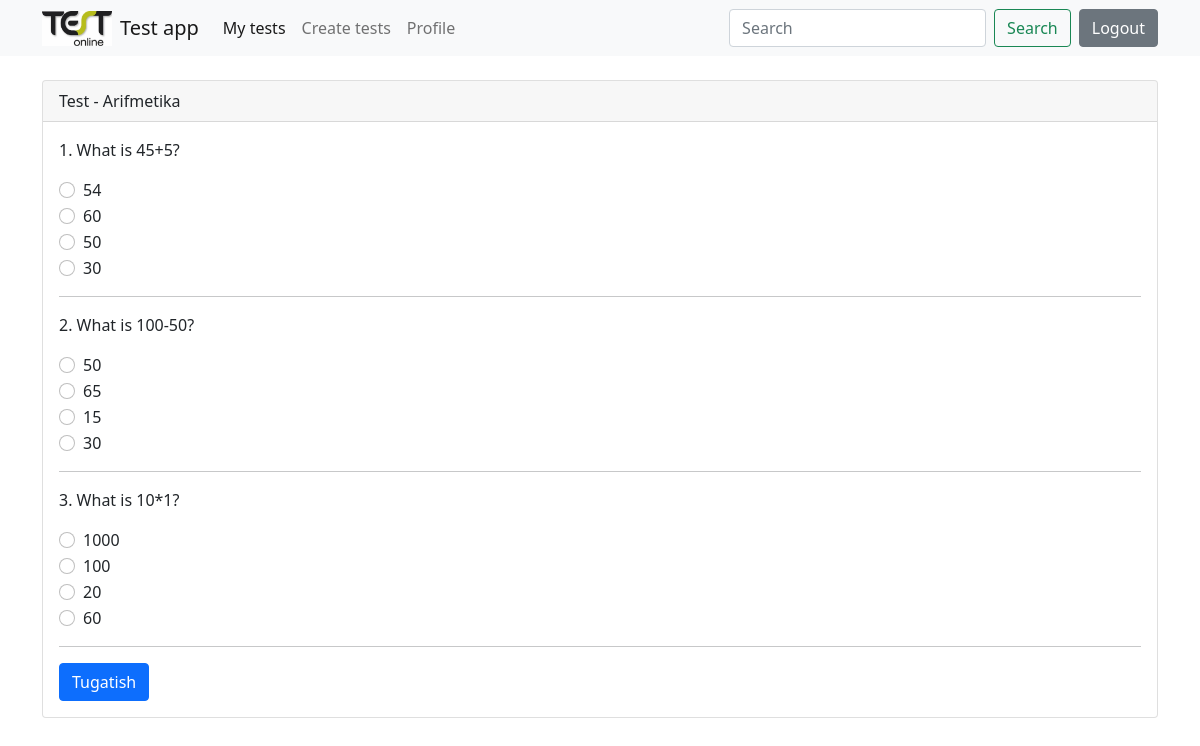
The page /test/1/ (signed in) on the database its author committed.
### main/models.py (models this page shows, shortened)
class Test(models.Model):
    author = models.ForeignKey(User, on_delete=models.CASCADE, verbose_name="avtor")
    category = models.ForeignKey(Category, on_delete=models.CASCADE, verbose_name="kategoriya")
    title = models.CharField(max_length=250, verbose_name="sarlavha")
    maximum_attemps = models.PositiveIntegerField(verbose_name="maxsimum harakatlar soni")
    pass_percentage = models.PositiveIntegerField(default=60)
    start_date = models.DateTimeField(default=timezone.now, verbose_name="boshlanish sanasi")
    end_data = models.DateTimeField(default=(timezone.now()+timezone.timedelta(days=2)), verbose_name="tugash sanasi")
    class Meta:
        verbose_name = "Test"
        verbose_name_plural = "Testlar"

class Question(models.Model):
    test = models.ForeignKey(Test, on_delete=models.CASCADE, related_name='questions')
    question = models.CharField(max_length=400, verbose_name="savol")
    answer_a = models.CharField(max_length=250, verbose_name="a javob")
    answer_b = models.CharField(max_length=250, verbose_name="b javob")
    answer_c = models.CharField(max_length=250, verbose_name="c javob")
    answer_d = models.CharField(max_length=250, verbose_name="d javob")
    true_answer = models.CharField(max_length=250, verbose_name="to`g`ri javob")
    class Meta:
        verbose_name = "Savol"
        verbose_name_plural = "Savollar"

### main/views.py (the view, shortened to what this page needs)
# urls.py: path("test/<int:test_id>/", test, name="test"),
@login_required(login_url="login")
def test(request, test_id):
    test = Test.objects.get(id=test_id)
    attemps = CheckTest.objects.filter(test=test, student=request.user).count()
    questions = Question.objects.filter(test=test)
    if str(test.start_date) > str(datetime.now()):
        return HttpResponse("Test vaqti hali boshlanmadi ")
    elif str(test.end_data) < str(datetime.now()):
        return HttpResponse("Test vaqti o`tib ketgan ")
    elif attemps >= test.maximum_attemps:
        return HttpResponse("urunishlar tugadi")
    else:
        return render(request, "test.html", {"test":test})

### templates/test.html (shortened to what this page needs)
{% extends 'base.html' %}
{% block content %}
    <div class="card mt-4">
        <div class="card-header">
    Test - {{test.title}}
        </div>
        <div class="card-body">
            <form method="post"> {% csrf_token %}
                {% for question in test.questions.all %}
            <p>{{forloop.counter}}. {{question.question}}</p>
            <div class="form-check">
                <input class="form-check-input" type="radio" name="{{question.id}}" value="a" id="{{question.id}}_a">
                <label class="form-check-label" for="{{question.id}}_a">
                  {{question.answer_a}}
                </label>
              </div>
            <div class="form-check">
                <input class="form-check-input" type="radio" name="{{question.id}}" value="b" id="{{question.id}}_b">
                <label class="form-check-label" for="{{question.id}}_b">
                  {{question.answer_b}}
                </label>
              </div>
            <div class="form-check">
                <input class="form-check-input" type="radio" name="{{question.id}}" value="c" id="{{question.id}}_c">
                <label class="form-check-label" for="{{question.id}}_c">
                  {{question.answer_c}}
                </label>
              </div>
            <div class="form-check">
                <input class="form-check-input" type="radio" name="{{question.id}}" value="d" id="{{question.id}}_d">
                <label class="form-check-label" for="{{question.id}}_d">
                  {{question.answer_d}}
                </label>
              </div>
              <hr>
            {% endfor %}
            <button class="btn btn-primary" type="submit">Tugatish</button>
            </form>
        </div>
    </div>
{% endblock content %}

### rows shown on the page
Test: title "Arifmetika"
Question: question "What is 45+5?", answer_a "54", answer_b "60", answer_c "50", answer_d "30"
Question: question "What is 100-50?", answer_a "50", answer_b "65", answer_c "15", answer_d "30"
Question: question "What is 10*1?", answer_a "1000", answer_b "100", answer_c "20", answer_d "60"
